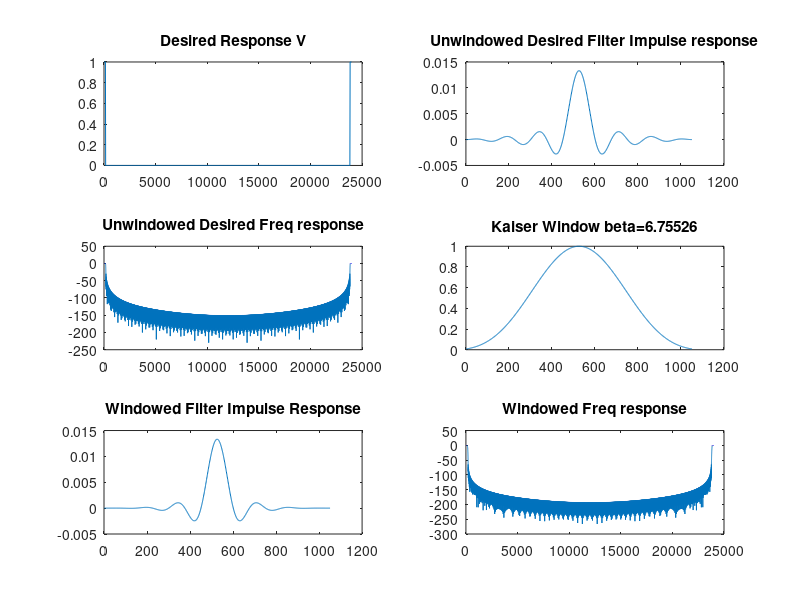
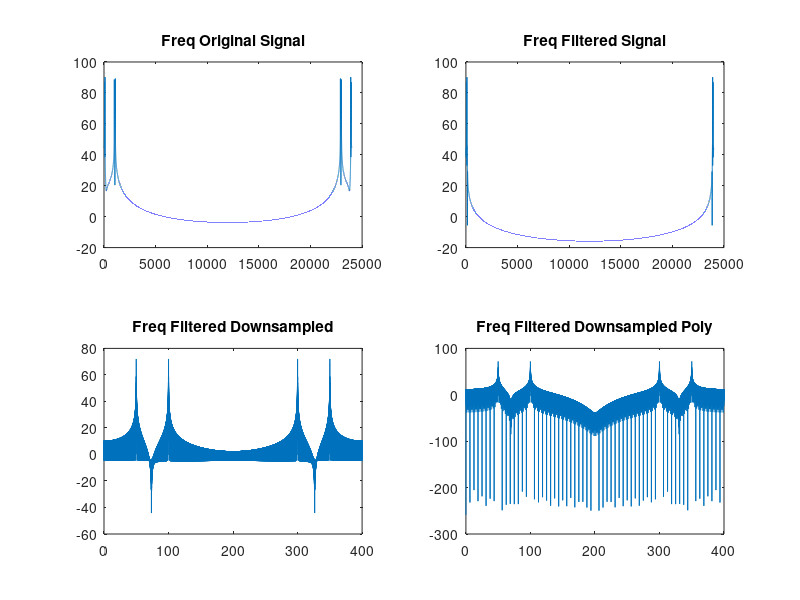
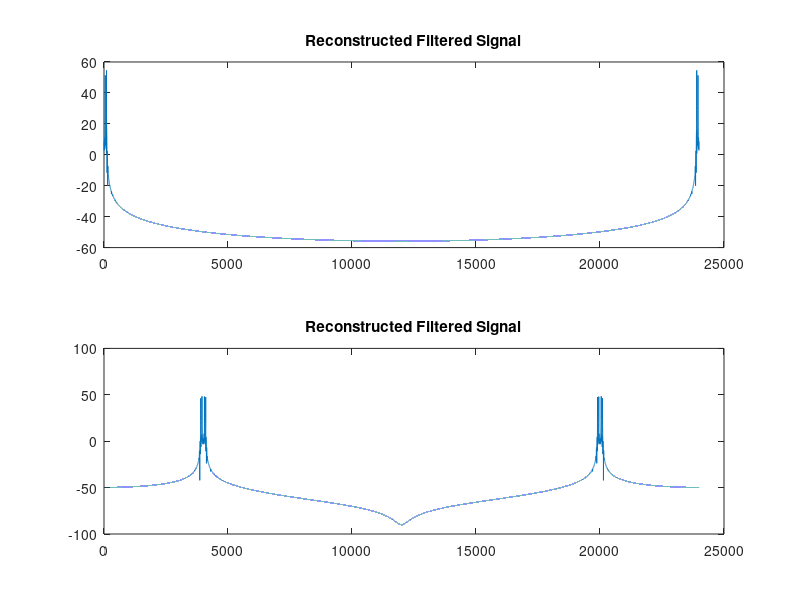

Reproduce these figures in MATLAB, in order.
% A HP filter window design criteria
% Fs = 24kHz, Fc = 150Hz, Ft = 100Hz, A = 70dB
% 150Hz (1dB down) and 70dB at 250Hz
% N = 1037 (initial estimation)
% L = 6.5 ~ 6 (initial estimation)

clear;
fc = 150;
fa = 250;
fs = 24000;
fftWindow = 65536;

N = 1051;
L = 7;

odd = mod(N,2); % check if odd or even
even = not(odd);

figure(1);
V = zeros(N,1);
V(1:L+even)= ones(L+even,1);
V(N-L+1:N)=ones(L,1);
scaledXAxis=fs*[0:N-1]/N; %Scaled Axis

clf;
subplot(3,2,1);
plot(scaledXAxis,V); title('Desired Response V');

subplot(3,2,2);
v=fftshift(real(ifft(V)));
plot(v); title('Unwindowed Desired Filter Impulse response');

subplot(3,2,3);
scaledXfftAxis=fs*[0:(fftWindow - 1)]/fftWindow;
plot(scaledXfftAxis,20*log10(abs(fft(v,fftWindow))));title('Unwindowed Desired Freq response');

subplot(3,2,4);
KWindow=kaiser(N+even,6.75526);
plot(KWindow); title('Kaiser Window beta=6.75526');

subplot(3,2,5);
finalFilter=v.*KWindow(1:N);
plot(finalFilter); title('Windowed Filter Impulse Response');

subplot(3,2,6);
plot(scaledXfftAxis,20*log10(abs(fft(finalFilter,fftWindow)))); title('Windowed Freq response');

figure(2);
f1 = 50;
f2 = 100;
f3 = 1000;
f4 = 1100;
dwnFactor = 60;
n = [-10 : 1/fs : 10];
originalSig = sin(2*pi*f1*n) + sin(2*pi*f2*n) + sin(2*pi*f3*n) + sin(2*pi*f4*n);

subplot(2,2,1);
plot(scaledXfftAxis,20*log10(abs(fft(originalSig,fftWindow)))); title('Freq Original Signal');

subplot(2,2,2);
filteredSig = conv(originalSig,finalFilter);
plot(scaledXfftAxis,20*log10(abs(fft(filteredSig,fftWindow)))); title('Freq Filtered Signal');

subplot(2,2,3);
filteredSig = filteredSig(length(finalFilter):end - length(finalFilter)); %Removing original stuff start and end of vector
downedSig = downsample(filteredSig, dwnFactor);
axisXDwnSampled = 400*[0:(fftWindow-1)]/fftWindow;
plot(axisXDwnSampled, 20*log10(abs(fft(downedSig,fftWindow)))); title('Freq Filtered Downsampled');

subplot(2,2,4);
polyFilter = finalFilter;
polyFilter(end: end+ dwnFactor - mod(length(finalFilter), dwnFactor)) = 0;
polyFilterMatr = flipud(reshape(polyFilter, dwnFactor, length(polyFilter)/dwnFactor));

originalPolySig = originalSig;
originalPolySig(end: end+ dwnFactor - mod(length(originalSig), dwnFactor)) = 0;
originalPolySigMatr = reshape(originalPolySig, dwnFactor, length(originalPolySig)/dwnFactor);

finalDownedSig = conv( originalPolySigMatr(1,:), polyFilterMatr(1,:) );
for i=2:60,
finalDownedSig = finalDownedSig + conv( originalPolySigMatr(i,:), polyFilterMatr(i,:) );
end
plot(axisXDwnSampled, 20*log10(abs(fft(finalDownedSig,fftWindow)))); title('Freq Filtered Downsampled Poly');


figure(3);
%--Upsample to return to original
subplot(2,1,1);
finalUpedSig = upsample(conv(finalDownedSig, polyFilterMatr(1,:)), dwnFactor, dwnFactor-1);
for j=2:60,
	finalUpedSig = finalUpedSig + upsample(conv(finalDownedSig, polyFilterMatr(j,:)), dwnFactor, dwnFactor-j);
end
plot(scaledXfftAxis,20*log10(abs(fft(finalUpedSig,fftWindow)))); title('Reconstructed Filtered Signal');

subplot(2,1,2);
fShift = 4000;
finalUpedShift = upsample(conv(finalDownedSig, polyFilterMatr(1,:)), dwnFactor, dwnFactor-1);
for k=2:60;
	finalUpedShift = finalUpedShift + upsample(conv(finalDownedSig, polyFilterMatr(k,:)), dwnFactor, dwnFactor-k)*cos(2*pi*(k-1)*fShift/fs);
end
plot(scaledXfftAxis,20*log10(abs(fft(finalUpedShift,fftWindow)))); title('Reconstructed Filtered Signal');